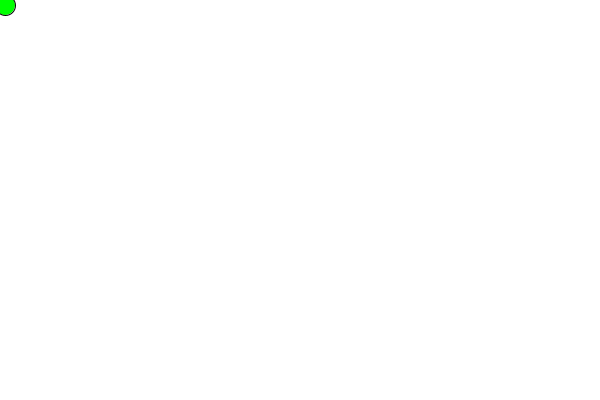
Frame 1 (no input)
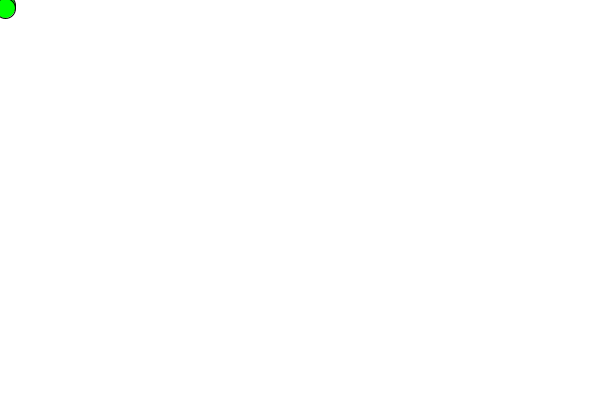
Frame 2 (the mouse pressed at the canvas centre, redrawn once)

The Processing sketch that drew these frames (run headless with seeded random() and noise(); the mouse was pressed at the canvas centre and the sketch redrawn once):

// Processing sketch: hmwk_2
// ── hmwk_2.pde
//global variables
int x=5;
int y=5;
//properties of moving circle
int speed=3;
int ellSize=20;
//state variable
int state=0;

void setup()
{
  size(600,400);
  background(255);
  noLoop();
}

void draw()
{
  fill(0,255,0);
  ellipse(x,y,ellSize,ellSize);
  if (state==0)
  {
    y=y+speed;
    //nested if
    if(y>height)
    {
      y=height-ellSize;
      state=1;
    }
  }
  else if(state==1)
  {
    x=x+speed;
    if(x>width)
    {
      x=width-ellSize;
      state=2;
    }
  }
  else if(state==2)
  {
    y=y-speed;
    if(y<0)
    {
      y=ellSize;
      state=3;
    }
  }
  else if(state==3)
  {
    x=x-speed;
    if(x<ellSize)
    {
      x=ellSize;
      state=4;
    }
  }
  else if(state==4)
  {
    y=y+speed;
    if(y>(height-ellSize))
    {
      y=(height-ellSize)-ellSize;
      state=5;
    }
  }
}

void mousePressed()
{
  loop();
}
